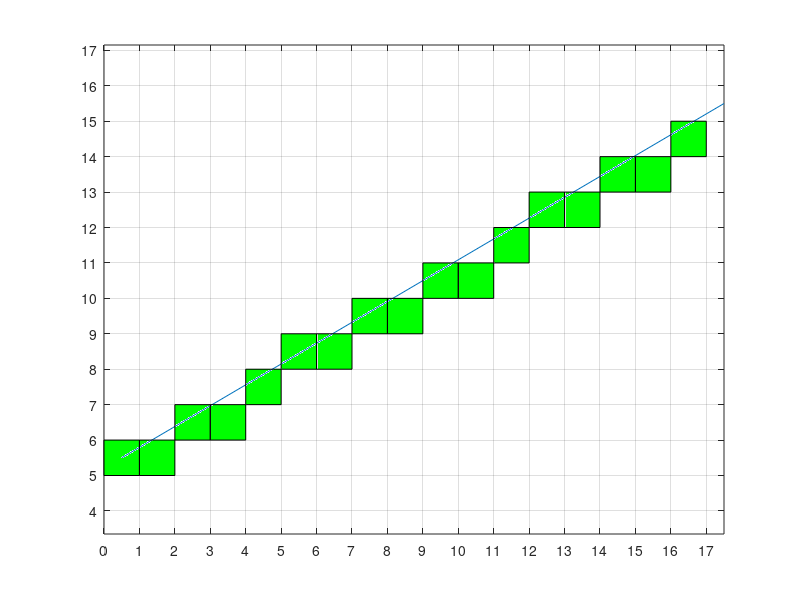

This figure's MATLAB source:
x1 = 0;
y1 = 5;
x2 = 17;
y2 = 15;
%controlling the graph here
plot([x1 x2]+.5, [y1 y2]+.5);
axis equal;
set(gca,'Xtick',0:50)
set(gca,'Ytick',0:50)
hold ('on');
grid 'on';
%this is an anonymous function
setPixel = @(x,y,c) rectangle ('Position', [x, y, 1, 1], 'FaceColor', c);
%graph control ends 

dx = abs(x2-x1);
dy = abs(y2-y1);
%2dx and 2dy 
tdx = 2*dx;
tdy = 2*dy;
tdy_tdx = 2*(tdy - tdx);
p0 = 2*dy - dx;
%contracting table with p,x,y formula : p_k+1 = pk + 2dy-2dx
% initially
p = p0;
x = x1;
y = y1;
%loop
while (x ~= x2 || y ~= y2)
    fprintf('%d\t%d\t%d\n',p,x,y);
    setPixel (x, y,'green');
     pause(0.5);
    if p>=0
        p = p + 2*dy - 2*dx;
    else
        p = p + 2*dy; 
    end
    if p>0
        x = x+1;
        y = y+1;
    else
        x = x +1;
    end
    
end
%fprintf('%d\t%d\t%d\n',p,x,y);
     






